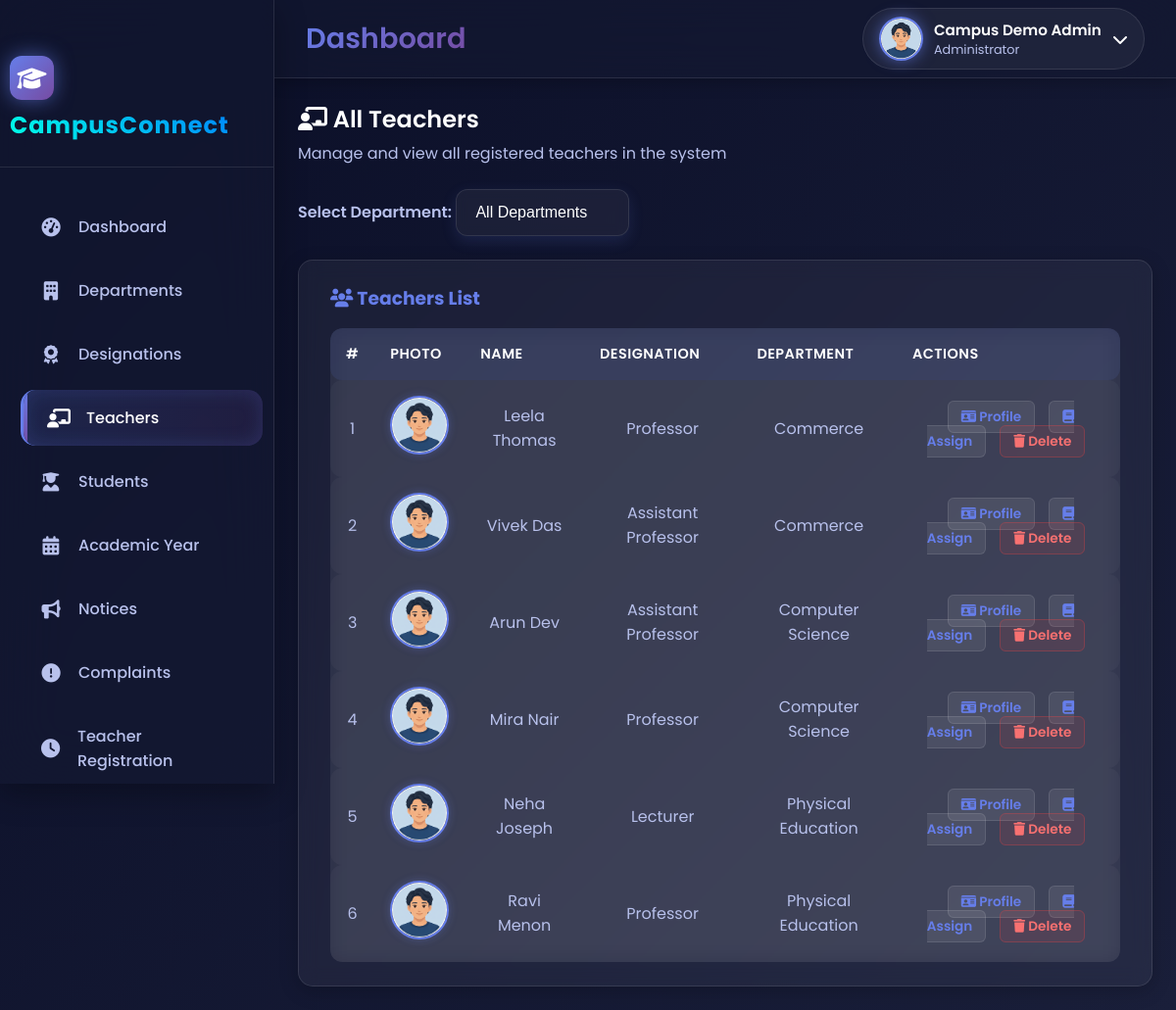
The page /Admin/AdminTeacherList.php (signed in) on the database its author committed.
### tables this page shows
CREATE TABLE `tbl_teacher` (
  `teacher_id` int(11) NOT NULL,
  `department_id` int(11) NOT NULL,
  `designation_id` int(11) NOT NULL,
  `teacher_name` varchar(100) NOT NULL,
  `teacher_gender` enum('Male','Female','Other') NOT NULL,
  `teacher_address` text NOT NULL,
  `teacher_contact` varchar(15) NOT NULL,
  `teacher_email` varchar(100) NOT NULL,
  `teacher_password` varchar(255) NOT NULL,
  `teacher_photo` varchar(255) DEFAULT NULL
);

CREATE TABLE `tbl_designation` (
  `designation_id` int(10) NOT NULL,
  `designation_name` varchar(30) NOT NULL
);

CREATE TABLE `tbl_department` (
  `department_id` int(10) NOT NULL,
  `department_name` varchar(25) NOT NULL,
  `hod_teacher_id` int(11) DEFAULT NULL,
  `department_code` varchar(10) DEFAULT NULL
);

### Includes/AdminSidebar.php (called while the page is built, shortened)
<?php
$navigation = [
    ['icon' => 'tachometer-alt', 'label' => 'Dashboard', 'url' => 'AdminHome.php'],
    ['icon' => 'building', 'label' => 'Departments', 'url' => 'DepartmentList.php'],
    ['icon' => 'award', 'label' => 'Designations', 'url' => 'Designation.php'],
    ['icon' => 'chalkboard-teacher', 'label' => 'Teachers', 'url' => 'AdminTeacherList.php'],
    ['icon' => 'user-graduate', 'label' => 'Students', 'url' => 'StudentList.php'],
    ['icon' => 'calendar-alt', 'label' => 'Academic Year', 'url' => 'ManageAcademicYear.php'],
    ['icon' => 'bullhorn', 'label' => 'Notices', 'url' => 'AdminNotice.php'],
    ['icon' => 'exclamation-circle', 'label' => 'Complaints', 'url' => 'AdminHandleComplaints.php'],
    ['icon' => 'clock', 'label' => 'Teacher Registration', 'url' => 'TeacherRegistration.php'],
    ['icon' => 'users', 'label' => 'Promote Semester', 'url' => 'SemesterPromotion.php'],
    ['icon' => 'cog', 'label' => 'Profile', 'url' => 'AdminProfile.php'],
];
$current_page = basename($_SERVER['PHP_SELF']);
include("SidebarLayout.php");
?>

### Admin/AdminTeacherList.php (the view, shortened to what this page needs)
<?php
include("../Includes/AdminHeader.php");
include("../Includes/AdminSidebar.php");
$teacherQry = "
    SELECT t.teacher_id, t.teacher_name, t.teacher_photo, d.designation_name, dep.department_name
    FROM tbl_teacher t
    JOIN tbl_designation d ON t.designation_id = d.designation_id
    JOIN tbl_department dep ON t.department_id = dep.department_id";
$teacherQry .= " ORDER BY dep.department_name, t.teacher_name";
$teacherRes = mysqli_query($con, $teacherQry);
?>
<div class="main-content">
  <div class="page-header">
    <h2><i class="fas fa-chalkboard-teacher"></i> All Teachers</h2>
    <p>Manage and view all registered teachers in the system</p>
  </div>
  <div class="filter-container">
    <form method="GET" action="">
      <label for="department">Select Department:</label>
      <select name="department_id" id="department" onchange="this.form.submit()">
        <option value="0">All Departments</option>
      </select>
    </form>
  </div>
  <div class="table-card">
    <h3><i class="fas fa-users"></i> Teachers List</h3>
    <table class="glass-table">
      <thead>
        <tr>
          <th>#</th>
          <th>Photo</th>
          <th>Name</th>
          <th>Designation</th>
          <th>Department</th>
          <th>Actions</th>
        </tr>
      </thead>
      <tbody>
        <?php
        $count = 1;
        if($teacherRes && mysqli_num_rows($teacherRes) > 0){
            while($row = mysqli_fetch_assoc($teacherRes)){
                $tid = $row['teacher_id'];
                $photo = !empty($row['teacher_photo']) ? $row['teacher_photo'] : 'default.png';
                $name = htmlspecialchars($row['teacher_name']);
                $designation = htmlspecialchars($row['designation_name']);
                $dept_name = htmlspecialchars($row['department_name']);
                echo "
                <tr>
                    <td>$count</td>
                    <td><img src='../Assets/Files/Teacher/".htmlspecialchars($photo)."' class='teacher-photo' alt='Photo'></td>
                    <td>$name</td>
                    <td>$designation</td>
                    <td>$dept_name</td>
                    <td>
                        <a href='TeacherProfileAdmin.php?teacher_id=$tid' class='action-link view'><i class='fas fa-id-card'></i> Profile</a>
                        <a href='AssignSubjects.php?teacher_id=$tid' class='action-link view'><i class='fas fa-book'></i> Assign</a>
                        <a href='AdminTeacherList.php?del_id=$tid' class='action-link delete-link' onclick='return confirm(\"Are you sure you want to delete this teacher?\");'><i class='fas fa-trash'></i> Delete</a>
                    </td>
                </tr>";
                $count++;
            }
        } else {
            echo "<tr><td colspan='6' class='no-data'>No teachers found.</td></tr>";
        }
        ?>
      </tbody>
    </table>
  </div>
</div>
</body>
</html>

### Includes/AdminHeader.php (shortened to what this page needs)
<?php
$user_name  = 'Administrator';
$user_role  = 'Administrator';
$photo_path = "../Assets/Files/Admin/default.png";
if(isset($_SESSION['admin_id'])) {
    $uid = $_SESSION['admin_id'];
    $qry = "SELECT admin_name AS name, admin_photo AS photo
            FROM tbl_admin WHERE admin_id='$uid'";
    $res = $con->query($qry);
    if($res && $row = $res->fetch_assoc()) {
        $user_name = $row['name'];
        $photo     = $row['photo'] ?: 'default.png';
        $photo_path = "../Assets/Files/Admin/" . $photo;
    }
}
?>
<!DOCTYPE html>
<html lang="en">
<head>
<link rel="stylesheet" href="https://cdnjs.cloudflare.com/ajax/libs/font-awesome/6.4.0/css/all.min.css">
<link rel="stylesheet" href="../Assets/CSS/universal.css">
</head>
<body>
<div class="animated-gradient-bg"></div>
<div id="particles-background"></div>
<header class="main-header">
    <div class="header-left">
        <div class="header-title">
            <h1><?php echo $page_title ?? 'Dashboard'; ?></h1>
        </div>
    </div>
    <div class="header-right">
        <div class="user-profile" id="profileTrigger">
            <img src="<?php echo htmlspecialchars($photo_path); ?>" alt="User" class="user-avatar">
            <div class="user-info">
                <h4><?php echo htmlspecialchars($user_name); ?></h4>
                <p><?php echo htmlspecialchars($user_role); ?></p>
            </div>
            <i class="fas fa-chevron-down"></i>
        </div>
    </div>
</header>
</body>
</html>

### Includes/SidebarLayout.php (shortened to what this page needs)
<aside class="sidebar">
    <div class="sidebar-logo">
        <div class="logo-icon">
            <i class="fas fa-graduation-cap"></i>
        </div>
        <h2 class="gradient-text">CampusConnect</h2>
    </div>
    <nav>
        <ul class="sidebar-nav">
            <?php foreach($navigation as $item): ?>
            <li>
                <a href="<?php echo $item['url']; ?>"
                   class="<?php echo ($current_page == $item['url']) ? 'active' : ''; ?>"
                   data-tooltip="<?php echo $item['label']; ?>">
                    <i class="fas fa-<?php echo $item['icon']; ?>"></i>
                    <span><?php echo $item['label']; ?></span>
                </a>
            </li>
            <?php endforeach; ?>
        </ul>
    </nav>
</aside>

### Includes/AdminHeader.php (style rules this page uses)
.user-profile { display: flex; align-items: center; gap: 0.7rem; cursor: pointer; }
.user-avatar { width: 45px; height: 45px; border-radius: 50%; object-fit: cover; border: 2px solid var(--gradient-1); }
.user-info h4 { margin: 0; color: var(--text-primary); font-size: 0.95rem; }
.user-info p { margin: 0; font-size: 0.8rem; color: var(--text-secondary); }

### Includes/SidebarLayout.php (style rules this page uses)
.sidebar-nav a { position: relative; }
.sidebar-nav a::before { content: ''; position: absolute; left: 0; top: 0; height: 100%; width: 4px; background: linear-gradient(135deg, var(--gradient-1), var(--gradient-2)); transform: scaleY(0); transition: transform 0.3s ease; border-radius: 0 5px 5px 0; }
.sidebar-nav a:hover::before, .sidebar-nav a.active::before { transform: scaleY(1); }
.sidebar-nav a.active { background: linear-gradient(90deg, rgba(102, 126, 234, 0.15), rgba(118, 75, 162, 0.15)); box-shadow: inset 0 0 20px rgba(102, 126, 234, 0.2); }
.sidebar-nav a.active i { animation: iconPulse 2s ease-in-out infinite; }
.sidebar-logo { text-align: center; padding: 25px 10px; }
.logo-icon { font-size: 40px; color: #00ffe7; margin-bottom: 8px; transition: transform 0.3s ease, color 0.3s ease; }
.gradient-text { background: linear-gradient(45deg, #00ffe7, #0077ff); -webkit-background-clip: text; -webkit-text-fill-color: transparent; font-weight: 700; font-size: 1.4rem; letter-spacing: 1px; }
.sidebar-nav a, .sidebar-nav a::after { animation-duration: 1.6s !important; transition-duration: 1.6s !important; }

### Admin/AdminTeacherList.php (style rules this page uses)
.main-content { padding: 1.5rem; }
.page-header { margin-bottom: 1.5rem; }
.page-header h2 { font-size: 1.5rem; font-weight: 600; color: var(--text-primary); }
.page-header p { color: var(--text-secondary); margin-top: 0.3rem; }
.filter-container { margin-bottom: 1.5rem; display: flex; align-items: center; gap: 1rem; }
.filter-container label { font-weight: 600; color: var(--text-secondary); }
.filter-container select { background: rgba(255,255,255,0.08); border: 1px solid var(--border-glass); border-radius: 8px; color: var(--text-primary); padding: 0.6rem 1rem; outline: none; font-size: 0.9rem; backdrop-filter: blur(6px); }
.filter-container select option { background: var(--secondary-bg); color: var(--text-primary); }
.table-card { background: rgba(255,255,255,0.05); border: 1px solid var(--border-glass); border-radius: 15px; padding: 1.5rem 2rem; backdrop-filter: blur(10px); box-shadow: 0 5px 20px rgba(0,0,0,0.2); color: var(--text-primary); }
.table-card h3 { color: var(--gradient-1); margin-bottom: 1rem; }
.glass-table { width: 100%; border-collapse: collapse; }
.glass-table th, .glass-table td { padding: 0.9rem; text-align: center; border-bottom: 1px solid rgba(255,255,255,0.1); color: var(--text-primary); }
.glass-table th { background: rgba(255,255,255,0.08); color: var(--gradient-1); font-weight: 600; }
.teacher-photo { width: 60px; height: 60px; border-radius: 50%; object-fit: cover; border: 2px solid var(--gradient-1); box-shadow: 0 0 10px rgba(102,126,234,0.3); transition: transform 0.3s ease; }
.action-link { margin: 0 5px; padding: 0.4rem 0.8rem; border-radius: 6px; text-decoration: none; font-weight: 600; font-size: 0.85rem; transition: 0.3s ease; }
.action-link.view { background: rgba(255,255,255,0.08); color: var(--gradient-1); border: 1px solid var(--border-glass); }
.action-link.delete-link { background: rgba(239,68,68,0.1); color: #f87171; border: 1px solid rgba(239,68,68,0.3); }

### rows shown on the page
tbl_teacher: teacher_name "Leela Thomas", designation.designation_name "Professor", department.department_name "Commerce"
tbl_teacher: teacher_name "Vivek Das", designation.designation_name "Assistant Professor", department.department_name "Commerce"
tbl_teacher: teacher_name "Arun Dev", designation.designation_name "Assistant Professor", department.department_name "Computer Science"
tbl_teacher: teacher_name "Mira Nair", designation.designation_name "Professor", department.department_name "Computer Science"
tbl_teacher: teacher_name "Neha Joseph", designation.designation_name "Lecturer", department.department_name "Physical Education"
tbl_teacher: teacher_name "Ravi Menon", designation.designation_name "Professor", department.department_name "Physical Education"

### other values the page prints
$page_title "Dashboard"
$user_name "Campus Demo Admin"
$user_role "Administrator"
$item['label'] "Dashboard"
$item['label'] "Departments"
$item['label'] "Designations"
$item['label'] "Teachers"
$item['label'] "Students"
$item['label'] "Academic Year"
$item['label'] "Notices"
$item['label'] "Complaints"
$item['label'] "Teacher Registration"
